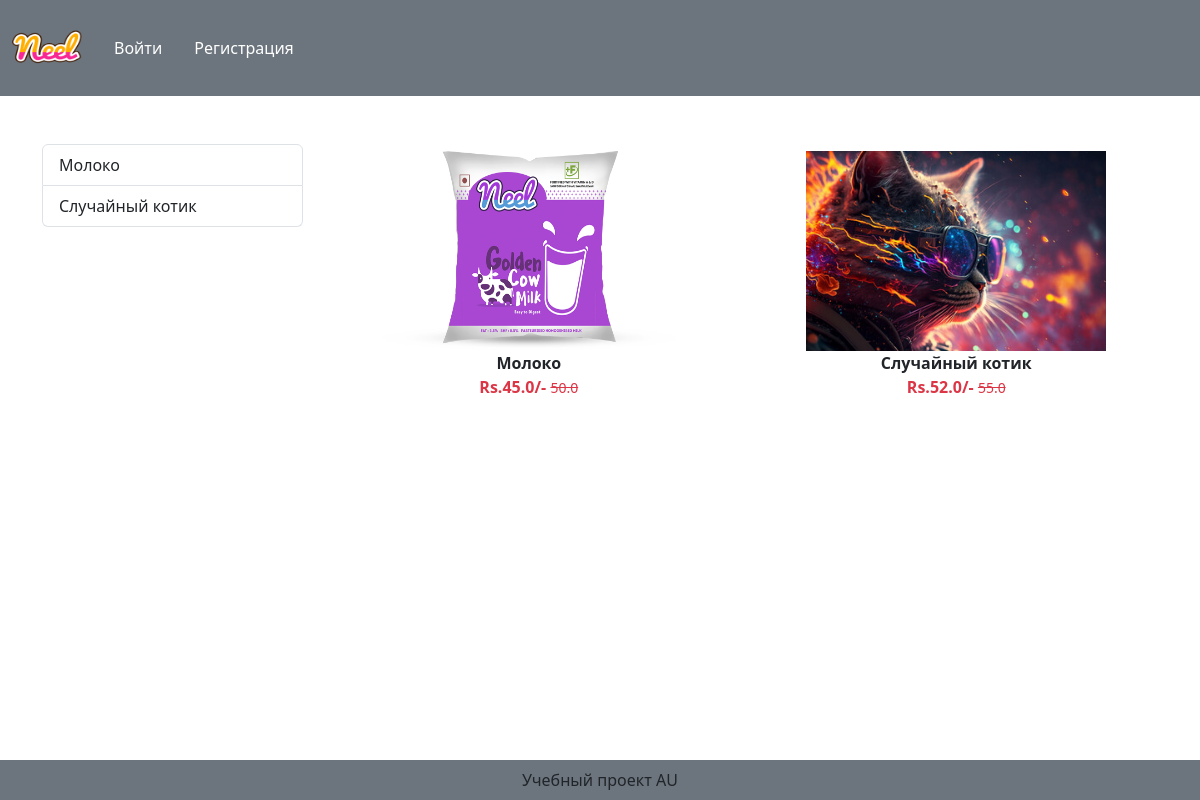
The page /category/ML on the database its author committed.
### myapp/models.py (models this page shows, shortened)
class Product(models.Model):
    title = models.CharField(max_length=100)
    selling_price = models.FloatField()
    discounted_price = models.FloatField()
    description = models.TextField()
    composition = models.TextField()
    prodapp = models.TextField()
    category = models.CharField(choices=CATEGORY_CHOICES, max_length=2)
    product_image = models.ImageField('product')

### myapp/views.py (the view)
# urls.py: path("category/<slug:val>", views.CategoryView.as_view(), name="category"),
class CategoryView(View):
    def get(self,request,val):
        product = Product.objects.filter(category=val)
        title = Product.objects.filter(category=val).values('title')
        return render(request, "myapp/category.html", locals())

### myapp/templates/myapp/category.html (shortened to what this page needs)
{% extends 'myapp/base.html' %}
{% load static %}
{% block main-content %}
    <div class="container my-5">
        <div class="row">
            <div class="col-sm-3">
                <div class="list-group">
                    {% for val in title  %}
                        <a href="{% url 'category-title' val.title %}" class="list-group-item list-group-item-action" aria-current="true">{{val.title}}</a>
                    {% endfor %}
                </div>
            </div>
            <div class="col-sm-9">
                <div class="row">
                    {% for prod in product  %}
                    <div class="col text-center mb-4">
                        <a href="{% url 'product-detail' prod.id %}" class="btn">
                        <div>
                            <img src="{{prod.product_image.url}}" width="300px" height="200px"/>
                            <div class="fw-bold">{{prod.title}}</div>
                            <div class="fw-bold text-danger">
                                Rs.{{prod.discounted_price}}/-
                                <small class="fw-light text-decoration-line-through">{{prod.selling_price}}</small>
                            </div>
                        </div>
                        </a>
                    </div>
                    {% endfor %}
                </div>
            </div>
        </div>
    </div>
{% endblock main-content %}

### rows shown on the page
Product: product_image (picture), title "Молоко", discounted_price "45.0", selling_price "50.0"
Product: product_image (picture), title "Случайный котик", discounted_price "52.0", selling_price "55.0"

### other values the page prints
{{ val.title }} "Молоко" "Случайный котик"
